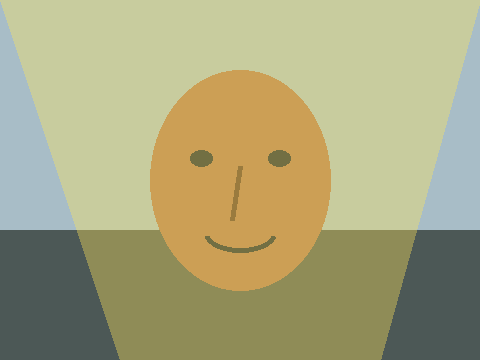
#> input picture samples/lighting/harsh_sun.png, 480 x 360 px
$ python clahe_preprocess.py --input ../samples/lighting --output out
#> lines starting #> are read from the running program, lines starting #| are printed output that depends on the picture
#> in process_image, image is the input picture: PIL image 480x360 RGB; mean R, G, B 169.9, 166.6, 125.5
"""
CLAHE preprocessing utility for the NHAI offline face verification pipeline.

Usage:
    python clahe_preprocess.py --input path/to/image.jpg --output assets/evidence/clahe
    python clahe_preprocess.py --input path/to/folder --output assets/evidence/clahe

This is a development-time script. The final mobile app should use an optimized
native implementation, but this script lets us test parameters and collect
before/after evidence first.
"""

from __future__ import annotations

import argparse
import csv
import time
from pathlib import Path

import numpy as np
from PIL import Image, ImageDraw


IMAGE_EXTENSIONS = {".jpg", ".jpeg", ".png", ".bmp", ".webp"}


def _tile_lut(tile: np.ndarray, clip_limit: float) -> np.ndarray:
    histogram = np.bincount(tile.ravel(), minlength=256).astype(np.float64)
    clip_threshold = max(1.0, clip_limit * tile.size / 256)
    excess = np.maximum(histogram - clip_threshold, 0).sum()
    histogram = np.minimum(histogram, clip_threshold)
    histogram += excess / 256
    cdf = histogram.cumsum()
    cdf = (cdf - cdf.min()) / max(cdf.max() - cdf.min(), 1)
    return np.clip(cdf * 255, 0, 255).astype(np.uint8)


def apply_clahe_luminance(
    image: Image.Image,
    clip_limit: float = 2.0,
    tile_grid_size: int = 8,
) -> Image.Image:
    """Apply CLAHE to the luminance channel while preserving color."""
#> called with clip_limit = 2, tile_grid_size = 8
    ycbcr = image.convert("YCbCr")
#> ycbcr: PIL image 480x360 YCbCr; mean of channels 0, 1, 2 162.4, 106.5, 132.4
    y_channel, cb_channel, cr_channel = ycbcr.split()
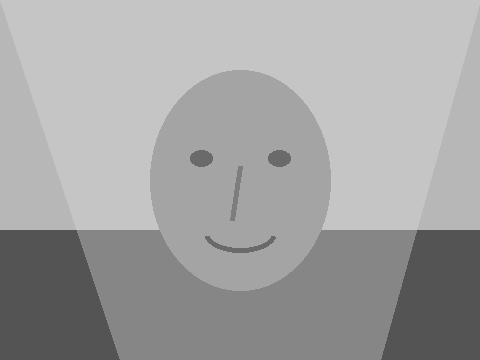
#> y_channel: PIL image 480x360 L; min 84, max 197, mean 162.4
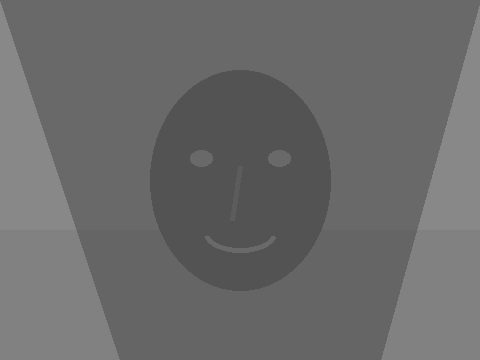
#> cb_channel: PIL image 480x360 L; min 83, max 136, mean 106.5
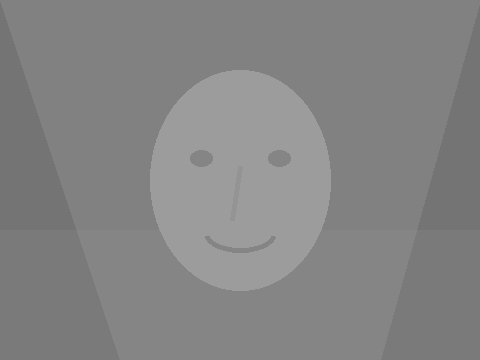
#> cr_channel: PIL image 480x360 L; min 116, max 156, mean 132.4
    luminance = np.array(y_channel, dtype=np.uint8)
    height, width = luminance.shape
#> height = 360; width = 480
    tile_h = int(np.ceil(height / tile_grid_size))
#> tile_h = 45
    tile_w = int(np.ceil(width / tile_grid_size))
#> tile_w = 60

    luts = []
    for tile_y in range(tile_grid_size):
        row = []
        y0 = tile_y * tile_h
        y1 = min((tile_y + 1) * tile_h, height)
        for tile_x in range(tile_grid_size):
            x0 = tile_x * tile_w
            x1 = min((tile_x + 1) * tile_w, width)
            row.append(_tile_lut(luminance[y0:y1, x0:x1], clip_limit))
        luts.append(row)
#> this loop made 8 passes
#> after the loop, luts = 8 items
    lut_grid = np.array(luts)

    y_positions = np.arange(height, dtype=np.float32) / tile_h
#> y_positions = 360 values from 0 to 7.98
    x_positions = np.arange(width, dtype=np.float32) / tile_w
#> x_positions = 480 values from 0 to 7.98
    y_low = np.floor(y_positions).astype(np.int32)
#> y_low = 360 values from 0 to 7
    x_low = np.floor(x_positions).astype(np.int32)
#> x_low = 480 values from 0 to 7
    y_high = np.clip(y_low + 1, 0, tile_grid_size - 1)
    x_high = np.clip(x_low + 1, 0, tile_grid_size - 1)
    y_low = np.clip(y_low, 0, tile_grid_size - 1)
    x_low = np.clip(x_low, 0, tile_grid_size - 1)
    y_weight = (y_positions - y_low).reshape(height, 1)
    x_weight = (x_positions - x_low).reshape(1, width)

    top_left = lut_grid[y_low[:, None], x_low[None, :], luminance]
    top_right = lut_grid[y_low[:, None], x_high[None, :], luminance]
    bottom_left = lut_grid[y_high[:, None], x_low[None, :], luminance]
    bottom_right = lut_grid[y_high[:, None], x_high[None, :], luminance]

    top = (1 - x_weight) * top_left + x_weight * top_right
    bottom = (1 - x_weight) * bottom_left + x_weight * bottom_right
    enhanced = ((1 - y_weight) * top + y_weight * bottom).astype(np.uint8)

    enhanced_y = Image.fromarray(enhanced, mode="L")
    return Image.merge("YCbCr", (enhanced_y, cb_channel, cr_channel)).convert("RGB")


def iter_images(input_path: Path):
    if input_path.is_file() and input_path.suffix.lower() in IMAGE_EXTENSIONS:
        yield input_path
        return

    if input_path.is_dir():
        for path in sorted(input_path.rglob("*")):
            if path.suffix.lower() in IMAGE_EXTENSIONS:
                yield path


def save_side_by_side(original: Image.Image, enhanced: Image.Image, output_path: Path):
    width, height = original.size
    canvas = Image.new("RGB", (width * 2, height + 34), "white")
#> canvas: PIL image 960x394 RGB; every value is 255
    canvas.paste(original.convert("RGB"), (0, 34))
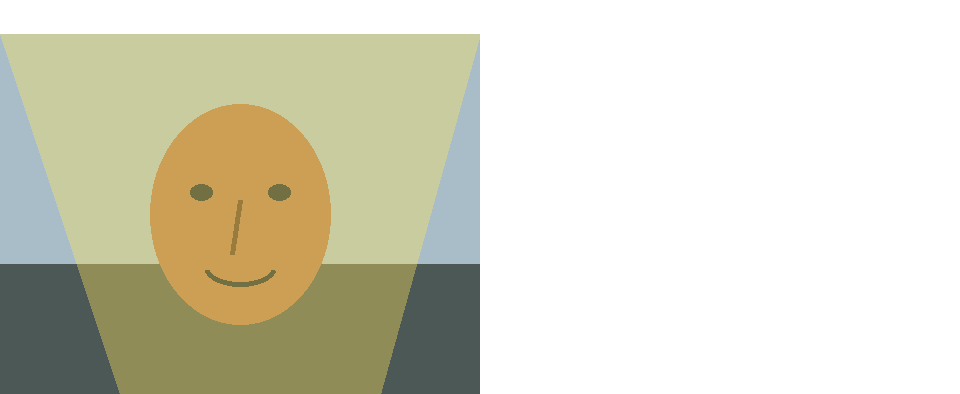
#> canvas: PIL image 960x394 RGB; mean R, G, B 216.1, 214.6, 195.8
    canvas.paste(enhanced.convert("RGB"), (width, 34))
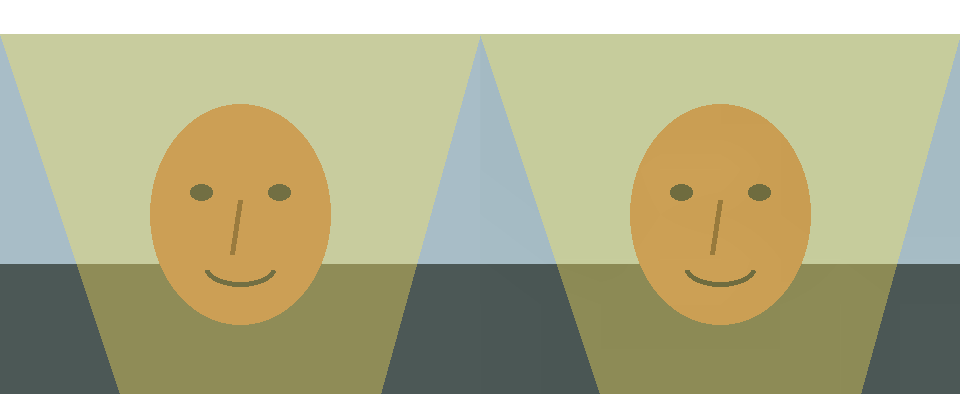
#> canvas: PIL image 960x394 RGB; mean R, G, B 176.4, 174, 135.9
    draw = ImageDraw.Draw(canvas)
    draw.text((12, 10), "Before", fill=(20, 33, 46))
    draw.text((width + 12, 10), "After CLAHE", fill=(20, 33, 46))
    canvas.save(output_path)
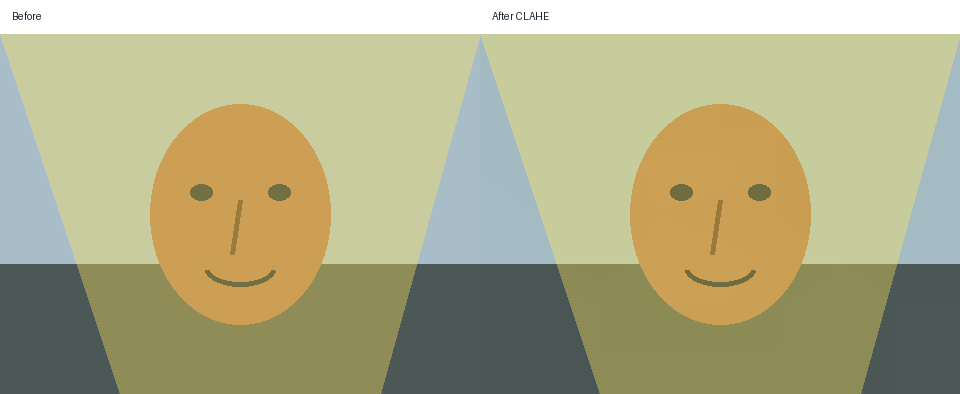
#> saved as harsh_sun_comparison.png: PIL image 960x394 RGB; mean R, G, B 176.3, 173.8, 135.8


def process_image(image_path: Path, output_dir: Path, clip_limit: float, tile_grid_size: int):
    try:
        image = Image.open(image_path).convert("RGB")
    except OSError:
        return None

    start = time.perf_counter()
    enhanced = apply_clahe_luminance(
        image,
        clip_limit=clip_limit,
        tile_grid_size=tile_grid_size,
    )
    elapsed_ms = (time.perf_counter() - start) * 1000

    output_dir.mkdir(parents=True, exist_ok=True)
    output_path = output_dir / f"{image_path.stem}_clahe.png"
    comparison_path = output_dir / f"{image_path.stem}_comparison.png"
    enhanced.save(output_path)
    save_side_by_side(image, enhanced, comparison_path)

    return {
        "input": str(image_path),
        "output": str(output_path),
        "comparison": str(comparison_path),
        "elapsed_ms": round(elapsed_ms, 3),
    }


def main():
    parser = argparse.ArgumentParser(description="Apply CLAHE to image files.")
    parser.add_argument("--input", required=True, help="Input image or directory")
    parser.add_argument("--output", required=True, help="Output directory")
    parser.add_argument("--csv", help="Optional CSV path for timing results")
    parser.add_argument("--clip-limit", type=float, default=2.0)
    parser.add_argument("--tile-grid-size", type=int, default=8)
    args = parser.parse_args()

    input_path = Path(args.input)
    output_dir = Path(args.output)

    results = []
    for image_path in iter_images(input_path):
        result = process_image(
            image_path,
            output_dir,
            clip_limit=args.clip_limit,
            tile_grid_size=args.tile_grid_size,
        )
        if result:
            results.append(result)

    if not results:
        raise SystemExit(f"No readable images found at: {input_path}")

    for result in results:
        print(
            f"{result['input']} -> {result['output']} "
            f"({result['elapsed_ms']} ms)"
        )

    average_ms = sum(item["elapsed_ms"] for item in results) / len(results)
    print(f"Processed {len(results)} image(s). Average CLAHE time: {average_ms:.3f} ms")

    if args.csv:
        csv_path = Path(args.csv)
        csv_path.parent.mkdir(parents=True, exist_ok=True)
        with csv_path.open("w", newline="", encoding="utf-8") as csv_file:
            writer = csv.DictWriter(
                csv_file,
                fieldnames=["input", "output", "comparison", "elapsed_ms"],
            )
            writer.writeheader()
            writer.writerows(results)
        print(f"Wrote timing CSV: {csv_path}")


if __name__ == "__main__":
    main()
